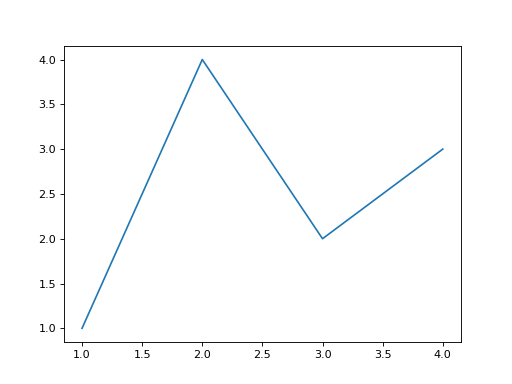

Source code (Python):
import matplotlib.pyplot as plt
import numpy as np

fig,ax = plt.subplots( )  # Create a figure containing a single axes.
ax.plot([1, 2, 3, 4], [1, 4, 2, 3])  # Plot some data on the axes.

plt.show()
